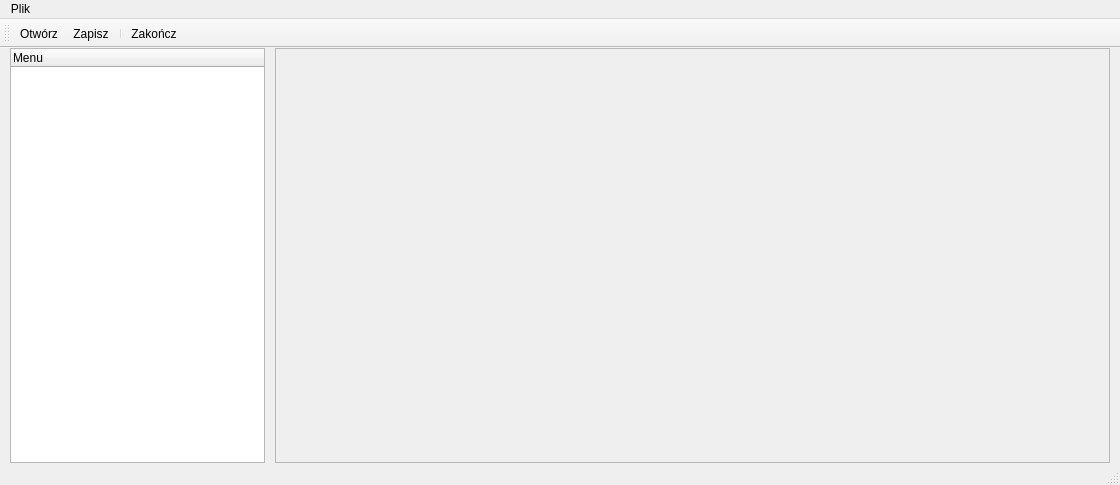
<?xml version="1.0" encoding="UTF-8"?>
<ui version="4.0">
 <class>MainWindow</class>
 <widget class="QMainWindow" name="MainWindow">
  <property name="geometry">
   <rect>
    <x>0</x>
    <y>0</y>
    <width>1120</width>
    <height>485</height>
   </rect>
  </property>
  <property name="sizePolicy">
   <sizepolicy hsizetype="Fixed" vsizetype="Fixed">
    <horstretch>0</horstretch>
    <verstretch>0</verstretch>
   </sizepolicy>
  </property>
  <property name="windowTitle">
   <string>MainWindow</string>
  </property>
  <widget class="QWidget" name="centralWidget">
   <widget class="QTreeWidget" name="menuTreeWidget">
    <property name="geometry">
     <rect>
      <x>10</x>
      <y>0</y>
      <width>255</width>
      <height>415</height>
     </rect>
    </property>
    <column>
     <property name="text">
      <string>Menu</string>
     </property>
    </column>
   </widget>
   <widget class="QStackedWidget" name="stackedWidget">
    <property name="geometry">
     <rect>
      <x>275</x>
      <y>0</y>
      <width>835</width>
      <height>415</height>
     </rect>
    </property>
    <property name="frameShape">
     <enum>QFrame::StyledPanel</enum>
    </property>
    <property name="frameShadow">
     <enum>QFrame::Sunken</enum>
    </property>
    <property name="currentIndex">
     <number>-1</number>
    </property>
   </widget>
  </widget>
  <widget class="QMenuBar" name="menuBar">
   <property name="geometry">
    <rect>
     <x>0</x>
     <y>0</y>
     <width>1120</width>
     <height>25</height>
    </rect>
   </property>
   <widget class="QMenu" name="menuPlik">
    <property name="title">
     <string>Plik</string>
    </property>
    <addaction name="actionOtw_rz"/>
    <addaction name="actionZapisz"/>
    <addaction name="separator"/>
    <addaction name="actionZako_cz"/>
   </widget>
   <addaction name="menuPlik"/>
  </widget>
  <widget class="QToolBar" name="mainToolBar">
   <attribute name="toolBarArea">
    <enum>TopToolBarArea</enum>
   </attribute>
   <attribute name="toolBarBreak">
    <bool>false</bool>
   </attribute>
   <addaction name="actionOtw_rz"/>
   <addaction name="actionZapisz"/>
   <addaction name="separator"/>
   <addaction name="actionZako_cz"/>
  </widget>
  <widget class="QStatusBar" name="statusBar">
   <property name="enabled">
    <bool>false</bool>
   </property>
  </widget>
  <action name="actionOtw_rz">
   <property name="text">
    <string>Otwórz</string>
   </property>
  </action>
  <action name="actionZapisz">
   <property name="text">
    <string>Zapisz</string>
   </property>
  </action>
  <action name="actionZako_cz">
   <property name="text">
    <string>Zakończ</string>
   </property>
  </action>
 </widget>
 <layoutdefault spacing="6" margin="11"/>
 <resources/>
 <connections/>
</ui>
